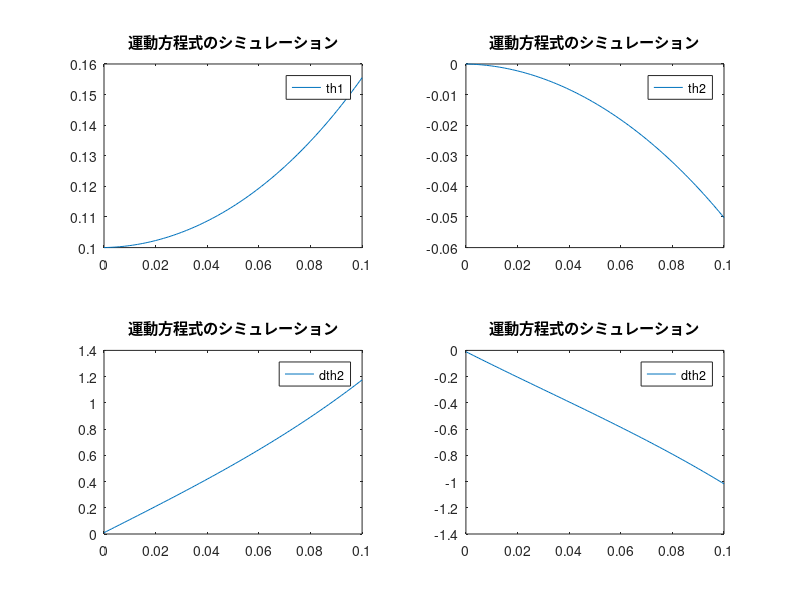

This figure's MATLAB source:
clear
clc


g = 9.80665;
l = 0.1;
l_g = l/2;
m1 = 0.1;
m2 = 1;
r = 0.025; % [m]
I1 = (1/12) * m1 * (l)^2; 
I2 = (1/2) * m2 * r^2;
c1 = 1*10^-3; % 粘性係数 1*10^-3
c2 = 1*10^-3; % フライホイールの粘性係数

dt = 0.001;
t = 0 : dt : 0.1;
i = 0;
dth1 = 0;
dth2 = 0;
th1 = 0.1;
th2 = 0;
Tw = 0;

s_th1 = [];
s_th2 = [];
s_dth1 = [];
s_dth2 = [];
for n = t
    i = i + 1;
    % 自分で求めた運動方程式
%     ddth1 = (Tw - c1*dth1 + c2*dth2 + g*sin(th1)*(l*m2 + l_g*m1))/(m2*l^2 + m1*l_g^2 + I1);
%     ddth2 = -(Tw - c1*dth1 + c2*dth2 + (I1*(Tw + c2*dth2))/I2 + g*sin(th1)*(l*m2 + l_g*m1) + (l^2*m2*(Tw + c2*dth2))/I2 + (l_g^2*m1*(Tw + c2*dth2))/I2)/(m2*l^2 + m1*l_g^2 + I1);
    % 論文の運動方程式
%     ddth1 = -(Tw + c1*dth1 - c2*dth2 - g*sin(th1)*(l*m2 + l_g*m1))/(m2*l^2 + m1*l_g^2 + I1)
%     ddth2 = (c1*dth1 + ((Tw - c2*dth2)*(m2*l^2 + m1*l_g^2 + I1 + I2))/I2 - g*sin(th1)*(l*m2 + l_g*m1))/(m2*l^2 + m1*l_g^2 + I1)
    % 線形化した運動方程式
    ddth1 = (Tw - c1*dth1 + c2*dth2 + g*th1*(l*m2 + l_g*m1))/(m2*l^2 + m1*l_g^2 + I1);
    ddth2 = -(Tw - c1*dth1 + c2*dth2 + g*th1*(l*m2 + l_g*m1) + (I1*(c2*dth2 + Tw))/I2 + (l^2*m2*(c2*dth2 + Tw))/I2 + (l_g^2*m1*(c2*dth2 + Tw))/I2)/(m2*l^2 + m1*l_g^2 + I1);
    
    dth1 = dth1 + ddth1 * dt;
    dth2 = dth2 + ddth2 * dt;
    
    th1 = th1 + dth1 * dt;
    th2 = th2 + dth2 * dt;
    
    s_th1 = [s_th1 th1];
    s_th2 = [s_th2 th2];
    s_dth1 = [s_dth1 dth1];
    s_dth2 = [s_dth2 dth2];
end

figure(1)
subplot(2, 2, 1)
plot(t, s_th1)
legend('th1')
title('運動方程式のシミュレーション')

subplot(2, 2, 2)
plot(t, s_th2)
legend('th2')
title('運動方程式のシミュレーション')

subplot(2, 2, 3)
plot(t, s_dth1)
legend('dth2')
title('運動方程式のシミュレーション')

subplot(2, 2, 4)
plot(t, s_dth2)
legend('dth2')
title('運動方程式のシミュレーション')
